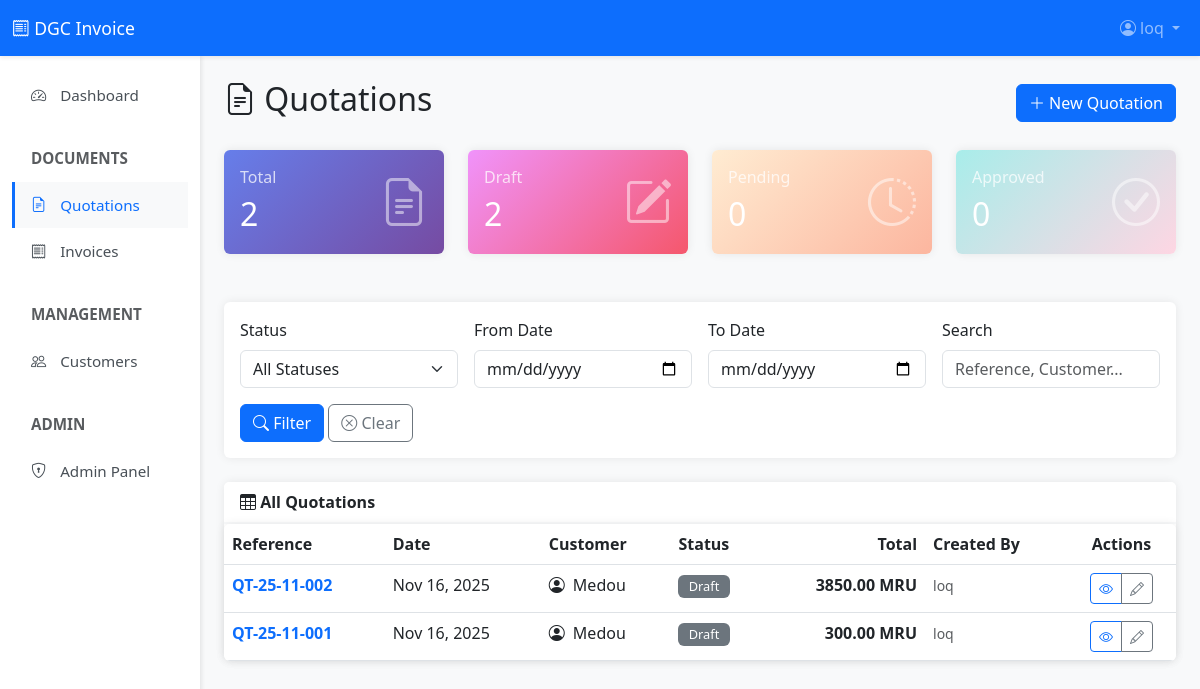
The app's page /quotations/ (signed in), older data.
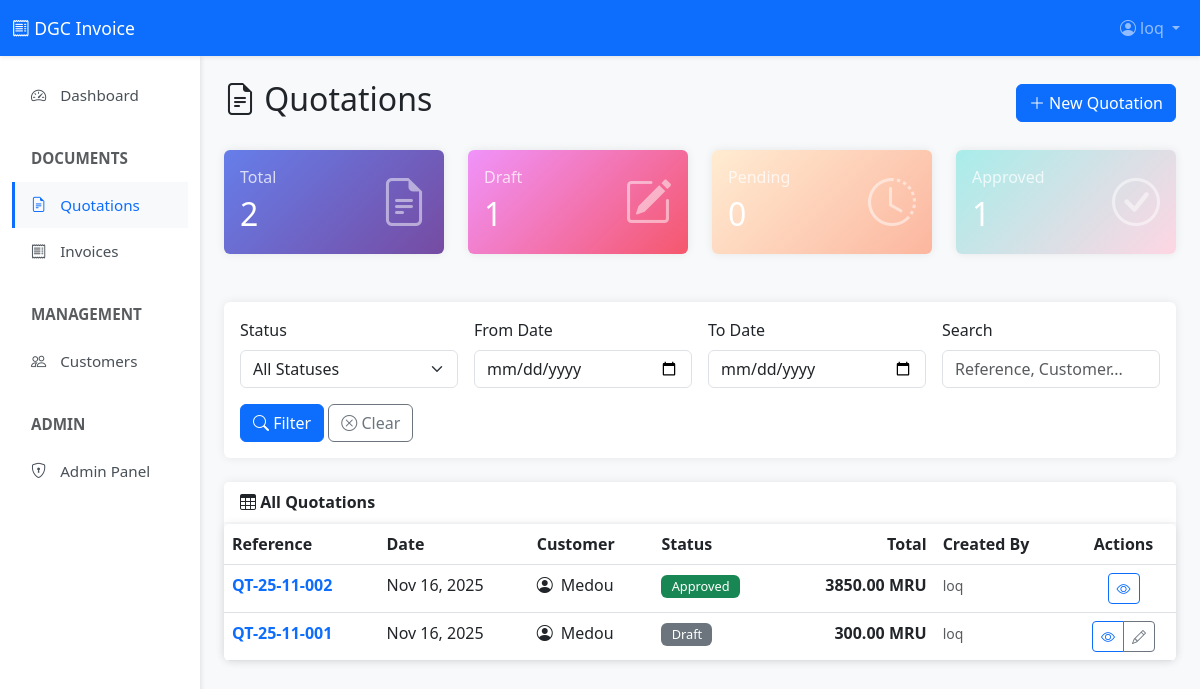
The same page, newer data.
### Invoice/models.py (models this page shows, shortened)
class Document(models.Model):
    DOCUMENT_TYPE_CHOICES = [
        ('quotation', 'Quotation'),
        ('invoice', 'Invoice'),
    ]
    STATUS_CHOICES = [
        ('draft', 'Draft'),
        ('pending', 'Pending'),
        ('approved', 'Approved'),
        ('rejected', 'Rejected'),
        ('paid', 'Paid'),
        ('cancelled', 'Cancelled'),
    ]
    CURRENCY_CHOICES = [
        ('MRU', 'MRU - Mauritanian Ouguiya'),
        ('USD', 'USD - US Dollar'),
        ('EUR', 'EUR - Euro'),
    ]
    document_type = models.CharField(
        max_length=20,
        choices=DOCUMENT_TYPE_CHOICES,
        default='quotation',
        help_text="Type of document"
    )
    reference = models.CharField(
        max_length=50,
        unique=True,
        help_text="Auto-generated: QT-YY-MM-XXX or IN-YY-MM-XXX"
    )
    date = models.DateField(default=datetime.now)
    customer = models.ForeignKey(
        Customer,
        on_delete=models.PROTECT,
        null=True,
        blank=True,
        related_name='documents',
        help_text="Link to customer database (optional)"
    )
    customer_name = models.CharField(max_length=200, help_text="Customer name (required)")
    customer_location = models.CharField(max_length=300, blank=True)
    customer_phone = models.CharField(max_length=20, blank=True)
    customer_po_ref = models.CharField(
        max_length=100,
        blank=True,
        verbose_name="Customer PO Reference",
        help_text="Customer's Purchase Order reference (for invoices)"
    )
    work_delivery = models.TextField(
        blank=True,
        verbose_name="Work Delivery Terms",
        help_text="Delivery terms (quotations only)"
    )
    payment_terms = models.TextField(
        blank=True,
        verbose_name="Payment Terms",
        help_text="Payment conditions (quotations only)"
    )
    currency = models.CharField(
        max_length=10,
        choices=CURRENCY_CHOICES,
        default='MRU'
    )
    tva_rate = models.DecimalField(
        max_digits=5,
        decimal_places=2,
        default=Decimal('0.00'),
        validators=[MinValueValidator(Decimal('0.00')), MaxValueValidator(Decimal('100.00'))],
        verbose_name="TVA Rate (%)",
        help_text="Tax rate in percentage"
    )
    amount_in_words = models.TextField(
        blank=True,
        help_text="Amount written in words (invoices only)"
    )
    status = models.CharField(
        max_length=20,
        choices=STATUS_CHOICES,
        default='draft'
    )
    converted_to_invoice = models.OneToOneField(
        'self',
        on_delete=models.SET_NULL,
        null=True,
        blank=True,
        related_name='source_quotation',
        help_text="Invoice created from this quotation"
    )
    approved_by = models.ForeignKey(
        User,
        on_delete=models.SET_NULL,
        null=True,
        blank=True,
        related_name='approved_documents'
    )
    approved_at = models.DateTimeField(null=True, blank=True)
    rejected_by = models.ForeignKey(
        User,
        on_delete=models.SET_NULL,
        null=True,
        blank=True,
        related_name='rejected_documents'
    )
    rejected_at = models.DateTimeField(null=True, blank=True)
    notes = models.TextField(
        blank=True,
        help_text="Internal notes (not shown on document)"
    )
    footer_text = models.TextField(
        blank=True,
        help_text="Additional text for document footer"
    )
    created_by = models.ForeignKey(
        User,
        on_delete=models.PROTECT,
        related_name='created_documents'
    )
    created_at = models.DateTimeField(auto_now_add=True)
    updated_at = models.DateTimeField(auto_now=True)
    class Meta:
        ordering = ['-date', '-created_at']
        indexes = [
            models.Index(fields=['-date']),
            models.Index(fields=['status']),
            models.Index(fields=['document_type']),
            models.Index(fields=['reference']),
            models.Index(fields=['customer']),
        ]
        verbose_name = "Document"
        verbose_name_plural = "Documents"
    @property
    def subtotal(self):
        return sum(item.total_price for item in self.items.all())
    @property
    def tva_amount(self):
        return (self.subtotal * self.tva_rate) / Decimal('100')
    @property
    def total(self):
        return self.subtotal + self.tva_amount

class DocumentItem(models.Model):
    UNIT_CHOICES = [
        ('PC', 'PC'),
        ('Unit', 'Unit'),
        ('Hour', 'Hour'),
        ('Day', 'Day'),
        ('Month', 'Month'),
        ('Set', 'Set'),
        ('Box', 'Box'),
        ('Kg', 'Kg'),
        ('Meter', 'Meter'),
        ('Liter', 'Liter'),
    ]
    document = models.ForeignKey(
        Document,
        on_delete=models.CASCADE,
        related_name='items'
    )
    item_number = models.PositiveIntegerField(
        help_text="Line item number (auto-generated)"
    )
    description = models.TextField(
        help_text="Description of the item/service"
    )
    unit = models.CharField(
        max_length=10,
        choices=UNIT_CHOICES,
        default='PC'
    )
    quantity = models.PositiveIntegerField(
        default=1,
        validators=[MinValueValidator(1)]
    )
    unit_price = models.DecimalField(
        max_digits=12,
        decimal_places=2,
        validators=[MinValueValidator(Decimal('0.00'))],
        help_text="Price per unit"
    )
    class Meta:
        ordering = ['item_number']
        unique_together = ['document', 'item_number']
        indexes = [
            models.Index(fields=['document', 'item_number']),
        ]
    @property
    def total_price(self):
        return self.quantity * self.unit_price

### Invoice/views.py (the view)
# urls.py: path('quotations/', views.QuotationListView.as_view(), name='quotation_list'),
class QuotationListView(LoginRequiredMixin, ListView):
    model = Document
    template_name = 'invoices/quotation_list.html'
    context_object_name = 'quotations'
    paginate_by = 20
    def get_queryset(self):
        queryset = Document.objects.filter(
            document_type='quotation'
        ).select_related(
            'customer', 'created_by', 'approved_by', 'converted_to_invoice'
        ).prefetch_related('items')
        status = self.request.GET.get('status')
        if status:
            queryset = queryset.filter(status=status)
        search = self.request.GET.get('search')
        if search:
            queryset = queryset.filter(
                Q(reference__icontains=search) |
                Q(customer_name__icontains=search)
            )
        date_from = self.request.GET.get('date_from')
        date_to = self.request.GET.get('date_to')
        if date_from:
            queryset = queryset.filter(date__gte=date_from)
        if date_to:
            queryset = queryset.filter(date__lte=date_to)
        return queryset.order_by('-date', '-created_at')
    def get_context_data(self, **kwargs):
        context = super().get_context_data(**kwargs)
        all_quotations = Document.objects.filter(document_type='quotation')
        context['stats'] = {
            'total': all_quotations.count(),
            'draft': all_quotations.filter(status='draft').count(),
            'pending': all_quotations.filter(status='pending').count(),
            'approved': all_quotations.filter(status='approved').count(),
            'rejected': all_quotations.filter(status='rejected').count(),
        }
        context['current_status'] = self.request.GET.get('status', '')
        context['current_search'] = self.request.GET.get('search', '')
        return context

### Invoice/templates/invoices/quotation_list.html (shortened to what the changed rows need)
{% extends 'invoices/base.html' %}
{% block content %}
<div class="row mb-4">
    <div class="col">
        <div class="d-flex justify-content-between align-items-center">
            <h2><i class="bi bi-file-earmark-text"></i> Quotations</h2>
        </div>
    </div>
</div>
<div class="row g-4 mb-4">
    <div class="col-md-3">
        <div class="card text-white" style="background: linear-gradient(135deg, #667eea 0%, #764ba2 100%);">
            <div class="card-body">
                <div class="d-flex justify-content-between align-items-center">
                    <div>
                        <h2 class="card-title mb-0">{{ stats.total }}</h2>
                    </div>
                </div>
            </div>
        </div>
    </div>
    <div class="col-md-3">
        <div class="card text-white" style="background: linear-gradient(135deg, #f093fb 0%, #f5576c 100%);">
            <div class="card-body">
                <div class="d-flex justify-content-between align-items-center">
                    <div>
                        <h6 class="card-subtitle mb-2 opacity-75">Draft</h6>
                        <h2 class="card-title mb-0">{{ stats.draft }}</h2>
                    </div>
                </div>
            </div>
        </div>
    </div>
    <div class="col-md-3">
        <div class="card text-white" style="background: linear-gradient(135deg, #ffecd2 0%, #fcb69f 100%);">
            <div class="card-body">
                <div class="d-flex justify-content-between align-items-center">
                    <div>
                        <h2 class="card-title mb-0">{{ stats.pending }}</h2>
                    </div>
                </div>
            </div>
        </div>
    </div>
    <div class="col-md-3">
        <div class="card text-white" style="background: linear-gradient(135deg, #a8edea 0%, #fed6e3 100%);">
            <div class="card-body">
                <div class="d-flex justify-content-between align-items-center">
                    <div>
                        <h6 class="card-subtitle mb-2 opacity-75">Approved</h6>
                        <h2 class="card-title mb-0">{{ stats.approved }}</h2>
                    </div>
                </div>
            </div>
        </div>
    </div>
</div>
<div class="card">
    <div class="card-body p-0">
        {% if quotations %}
            <div class="table-responsive">
                <table class="table table-hover mb-0">
                    <thead>
                        <tr>
                            <th>Reference</th>
                            <th>Date</th>
                            <th>Customer</th>
                            <th>Status</th>
                            <th class="text-end">Total</th>
                            <th>Created By</th>
                            <th class="text-center">Actions</th>
                        </tr>
                    </thead>
                    <tbody>
                        {% for quotation in quotations %}
                        <tr>
                            <td>
                                <a href="{% url 'document_detail' quotation.pk %}" class="text-decoration-none fw-bold">
                                    {{ quotation.reference }}
                                </a>
                            </td>
                            <td>{{ quotation.date|date:"M d, Y" }}</td>
                            <td>
                                <div class="d-flex align-items-center">
                                    <i class="bi bi-person-circle me-2"></i>
                                    {{ quotation.customer_name }}
                                </div>
                            </td>
                            <td>
                                <span class="badge status-{{ quotation.status }}">
                                    {{ quotation.get_status_display }}
                                </span>
                            </td>
                            <td class="text-end fw-bold">
                                {{ quotation.total|floatformat:2 }} {{ quotation.currency }}
                            </td>
                            <td>
                                <small class="text-muted">{{ quotation.created_by.username }}</small>
                            </td>
                            <td class="text-center">
                                <div class="btn-group btn-group-sm">
                                    <a href="{% url 'document_detail' quotation.pk %}"
                                       class="btn btn-outline-primary" title="View">
                                        <i class="bi bi-eye"></i>
                                    </a>
                                    {% if quotation.status == 'draft' or quotation.status == 'pending' %}
                                    <a href="{% url 'document_edit' quotation.pk %}"
                                       class="btn btn-outline-secondary" title="Edit">
                                        <i class="bi bi-pencil"></i>
                                    </a>
                                    {% endif %}
                                </div>
                            </td>
                        </tr>
                        {% endfor %}
                    </tbody>
                </table>
            </div>
        {% endif %}
    </div>
</div>
{% endblock %}

Row changes from the older to the newer data that the page shows:
changed Document "QT-25-11-002": status "Draft" → "Approved"
Text that changed along with them:
{{ stats.draft }}: "2" → "1"
{{ stats.approved }}: "0" → "1"
